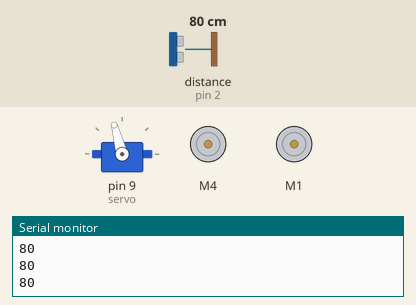
This sketch was run on a simulated Arduino Uno, built with avr-gcc and run on an emulated ATmega328P. Shown: servo, 2 × DC motor (green arrow = forward, orange = backward, longer = faster), the last lines printed to the serial monitor. Wiring (inferred from the names in the program): ultrasonic range finder: trigger pin 3; echo pin 2. The inputs (shaded band) are chosen by the test bench; at power-on: distance to the obstacle (sensor on pin 2) 80 cm. The echo pulse lasts 58.3 µs per cm.

Above: at 1.2 s.
1.3 s: distance to the obstacle (sensor on pin 2) set to 2 cm
At 2.4 s:
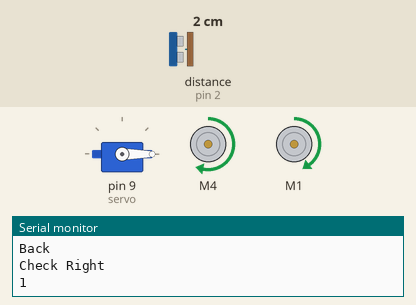
At 3.4 s:
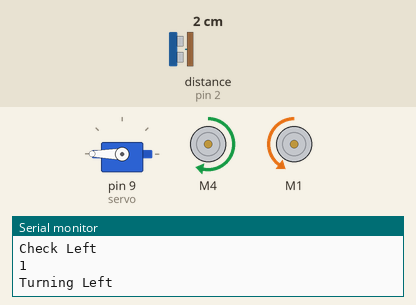
4.3 s: distance to the obstacle (sensor on pin 2) set to 35 cm
At 5.8 s:
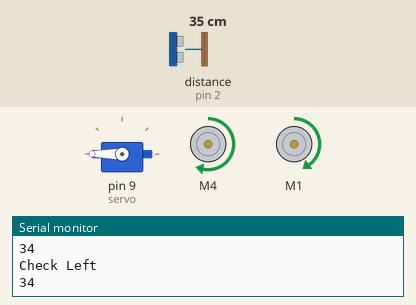
7.3 s: distance to the obstacle (sensor on pin 2) set to 28 cm
10.3 s: distance to the obstacle (sensor on pin 2) set to 22 cm
At 13.2 s:
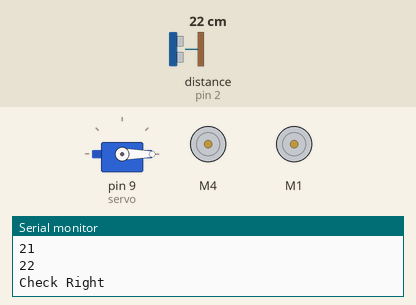
13.3 s: distance to the obstacle (sensor on pin 2) set to 4 cm
16.3 s: distance to the obstacle (sensor on pin 2) set to 9 cm
Timing chart, 0 to 20.3 s (numbered marks = the images above; inputs shaded):
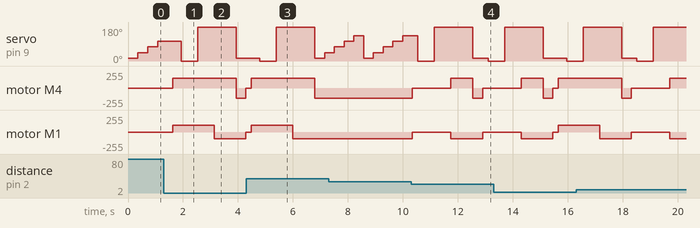

The sketch:

_2013_SP_CS_492_PR_06_AnupS_NevenaD.ino
```cpp
// (licence header left out)
// including the AFMotor library from adafruit
// this library comes with there motor shield
// which makes access to the motors connected
// to the motor shield

// the motor shield can run upto 4 motors and
// are marked with numbers 1-4

// Adafruit Motor shield library
// copyright Adafruit Industries LLC, 2009

#include <AFMotor.h>


#include <Servo.h>

// connecting the the left motor of the
// car on port 4 of the shield
// and right motor to the port 1

AF_DCMotor leftMotor(4);
AF_DCMotor rightMotor(1);

Servo servo;

// ultrasonic sensor pins..
// assigning the trig pin of the sensor to digital pin 3
// of the arduino and the echo pin to the digital pin 2

#define trigPin 3
#define echoPin 2

// global variables used for storing
// the distance information from the sensor

int leftDistance, rightDistance;


// the initial setup for the arduino

void setup()
{
  //starting the serial monitor at 9600 bauds
  Serial.begin(9600);

  // setting the servo on digital pin 9
  // of the arduino
  servo.attach(9);

  // on start set the servo angle at 90 degrees
  servo.write(90);


  // setting the speed of the motors
  // since they were at an angle at start
  // we determined the speed by testing
  // so the robot moved in a straight direction

  leftMotor.setSpeed(150);
  rightMotor.setSpeed(100);

  // stopping the motor at setup
  leftMotor.run(RELEASE);
  rightMotor.run(RELEASE);
}

// this is the function that returns the
// distance of any object infront of the sensor
int getDistance()
{
  // variables declared for storing the
  // sensor information
  long duration, distance;

  // setting the pins for the ultrasonic
  // sensor (echo and trig pins)

  // the trigPin is set for OUTPUT
  // meaning it sends ultrasonic waves
  pinMode(trigPin, OUTPUT);

  digitalWrite(trigPin, LOW);
  delayMicroseconds(2);

  digitalWrite(trigPin, HIGH);
  delayMicroseconds(5);

  digitalWrite(trigPin, LOW);

  // receives the ultrasonic sound waves
  // after being reflected off a surface

  pinMode(echoPin, INPUT);

  // this is how much time the ultrasonic waves took
  // to get back to the sensor
  duration = pulseIn(echoPin, HIGH);

  // since the duration it takes is double
  // to get to the object and return back
  // we times it by half
  // The speed of sound is 340 m/s
  // or 29 microseconds per centimeter.

  distance = (duration/2) / 29;

  // printing the distance of the object
  // to the serial monitor.
  Serial.println(distance);

  // since the sensor gives 0 when it can't
  // detect or the object is too far
  // so we just return an acceptable range value
  // so the car doesn't stop
  if (distance <= 0 )
  {
    return 26;
  }

  // else we just return the distance
  // measured by the sensor

  return distance;
}


// the loop is continous
// as long as the code is running

void loop()
{
  // varibales to store the distance
  // of the oobject
  // since the distance is not always
  // accurate we double check the distance
  int distValue;
  int recheckValue;

  // this boolean variable decides
  // whether the car should stop or
  // keep moving
  boolean move = true;

  // the intial angle for the servo's position
  int i = 15;

  // rotating the servo to four
  // different angles to check the objects
  // at those locations ..by increasing the
  // angle by 30 and back to 15 if it
  // is greater of equal to 150
  while(i <= 150)
  {

    // position the servo at angle i
    servo.write(i);
    delay(350);

    // get the distance from the sensor
    distValue = getDistance();
    recheckValue = getDistance();

    Serial.println(distValue);
    Serial.println(recheckValue);


    // checking the range of the distance
    // if the distance is less than 25 cm
    // then stop the car
    if(distValue < 25 && recheckValue < 25)
    {
      // move false and break out of the loop
      // here as it finds some object
      // less than the safe range it breaks
      // out and than stops the car

      move = false;
      break;
    }

    // increment the servo angle
    i += 30;
  }

  //check if the car needs to keep moving
  // or stop
  if(move)
  {
    // moving both motors to the same direction
    leftMotor.run(BACKWARD);
    rightMotor.run(BACKWARD);
  }
  else
  {

    // stop the motors from runnig
    leftMotor.run(RELEASE);
    rightMotor.run(RELEASE);

    // wait for 200 ms
    delay(200);

    // if the distance is less than
    // 5 cm move back a little and check
    if(distValue <= 5)
    {
      Serial.println("Back");
      leftMotor.run(FORWARD);
      rightMotor.run(FORWARD);

      delay(300);
    }

    // the function checks both direction
    // and decides where to turn
    checkDirection();

    // keep moving forward
    leftMotor.run(BACKWARD);
    rightMotor.run(BACKWARD);
  }


}


// the function moves the servo
// to the left and then right
// and also stores the distance
// of the closet object to both
// direction then calls the function
// that compares the distance

void checkDirection()
{
   Serial.println("Check Right");
    servo.write(0);
    delay(300);

    rightDistance = getDistance();
    delay(300);

    Serial.println("Check Left");
    servo.write(180);
    delay(300);

    leftDistance = getDistance();
    delay(300);

    //comparing the two distance
    compareDistance();

    // set the robot to move forward
    leftMotor.run(BACKWARD);
    rightMotor.run(BACKWARD);
}


// function to decide where to turn
// if the object distance to the left
// is less than object distance to the
// right than turn right else turn left
void compareDistance()
{
  if (leftDistance >= rightDistance) //if left is less obstructed
  {
    Serial.println("Turning Left");
    leftMotor.run(FORWARD);
    rightMotor.run(BACKWARD); //turn left

    // the delay decides how much to turn
    // by experimentation we found out that
    // 800 ms is a good delay for the car to
    // turn 90 degrees

    delay(800);
  }
  else if (rightDistance > leftDistance) //if right is less obstructed
  {
    Serial.println("Turning Right");
    leftMotor.run(BACKWARD);
    rightMotor.run(FORWARD); //turn right

    delay(800);
  }
  else
  {

    // if they get the same distance
    // both sides then turn 180 degress
    Serial.println("Turning Back");
    leftMotor.run(BACKWARD);
    rightMotor.run(FORWARD); //turn right


    // double the delay used for 90 degrees turn
    delay(1500);
  }

}
```

Measured:
- the behaviour switches between 25 and 24 cm on distance to the obstacle (sensor on pin 2) (found by bisection; images 3 and 4)
- after the input at 1.3 s, motor M4: stopped → forward 150/255 after 0.34 s, → backward 150/255 2.3 s later, → stopped 0.35 s later; motor M1: stopped → forward 100/255 after 0.34 s, → backward 100/255 1.5 s later, → stopped 1.2 s later
- after the input at 10.3 s, motor M4: backward 150/255 → stopped after 0.05 s, → forward 150/255 1.4 s later, → backward 150/255 0.80 s later, → stopped 0.35 s later; motor M1: backward 100/255 → stopped after 0.05 s, → backward 100/255 1.4 s later, → stopped 1.2 s later
